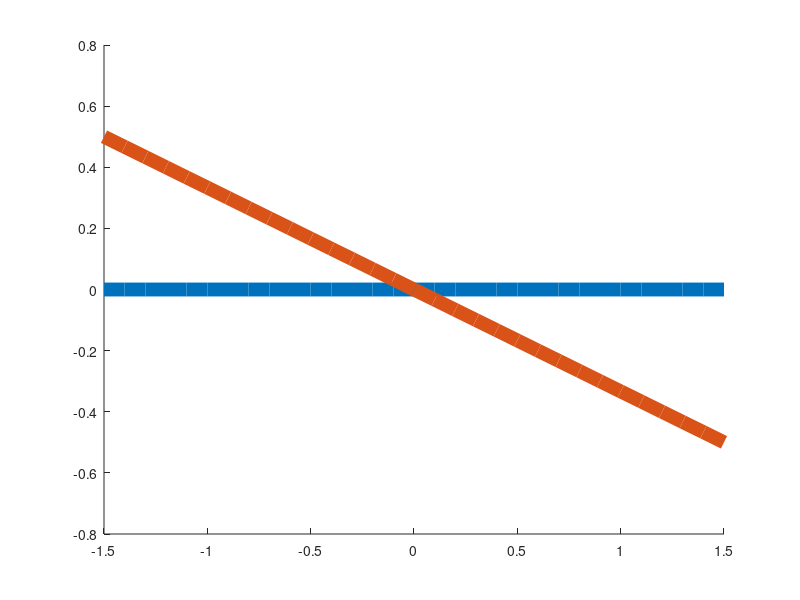

Write MATLAB code to recreate this figure. (Note: this script raises an error after producing the figure.)
A = [1 3; 0 0];

% le système
ode_sys = @(t,x) [A(1,1)*x(1) + A(1,2)*x(2);A(2,1)*x(1) + A(2,2)*x(2)];
[t,x]=ode23(ode_sys, [0,10], [0.5,0]);
%plot(t,x)

% calcul des valeurs propres
[V,L] = eig(A)

% =============================================
% ======== Dessin des vecteurs propres ========
% =============================================

line_range = -1.5:.1:1.5;
line_1 = (V(2,1)/V(1,1)) * line_range;
line_2 = (V(2,2)/V(1,2)) * line_range;
figure(1)
hold on;
plot(line_range,line_1,"linewidth",10);
plot(line_range,line_2,"linewidth",10);
quiver([0;0],[0;0],V(1,:),V(2,:),"linewidth",10,"color","k")
hold off;

% ======================================
% ======== Dessin des isoclines ========
% ======================================

line_range = -1.5:.1:1.5;
isocline_1 = -(A(1,1)/A(1,2)) * line_range;
isocline_2 = -(A(2,1)/A(2,2)) * line_range;

figure(2)
hold on;
plot(line_range,isocline_1,"linewidth",10);
plot(line_range,isocline_2,"linewidth",10);
legend("isocline_1","isocline_2","location","southwest");
hold off;

% =========================================
% ======== Dessin des vecteurs vitesse ========
% =========================================

point_sequence = [[1,1];[-1,-1];[-1,1];[1,-1]]';
velocity_sequence = [];
for point_vec = point_sequence # Column-wise iteration
    velocity_vec = A*point_vec
    velocity_norm = velocity_vec/norm(velocity_vec);
    velocity_sequence = [velocity_sequence,velocity_norm];
endfor

% affichage
figure(3)
hold on;
quiver(point_sequence(1,:),point_sequence(2,:),velocity_sequence(1,:),velocity_sequence(2,:),0.2,"linewidth",5,"color","k")
plot(point_sequence(1,:),point_sequence(2,:),"ok")
plot(line_range,line_1,"linestyle",":","color","k");
plot(line_range,line_2,"linestyle",":","color","k");
hold off;

% ===================================
% ======== Portrat de phase ========
% ===================================

x1range=-1.5:.1:1.5;
x2range=-1.5:.1:1.5;
[x1,x2] = meshgrid(x1range, x2range);

# Définit le système à afficher (basé sur la matrice A)
x1p = A(1,1)*x1+A(1,2)*x2;
x2p = A(2,1)*x1+A(2,2)*x2;

# Normalise les valeurs pour l'affichage
arrow=sqrt(x1p.^2+x2p.^2);

# Création du portrait de phase
figure(4)
hold on;
quiver(x1,x2,x1p./arrow,x2p./arrow,0.5);
# Line plot
plot(line_range,line_1,"linewidth",10,"color","k");
plot(line_range,line_2,"linewidth",10,"color","k");
grid on;
axis tight;
hold off;